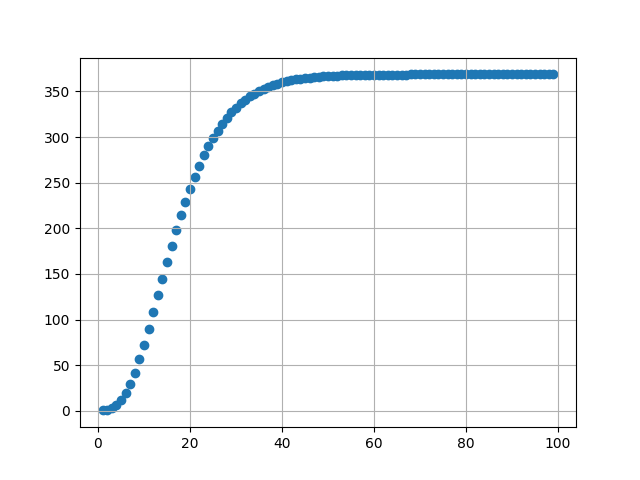

This chart was generated by the following Python code:

import matplotlib.pyplot as plt
x = []
y = []
s = 0

for i in range(1, 100):
	n = float(i)
	an = ((n*n + 6) / (n*n + 4)) ** (n**3)
	an *= (n*n) / (3 ** (2*n - 1))
	print(an)
	s += an
	x.append(n)
	y.append(s)

print(f"\n Sn = {s}")
plt.scatter(x, y)
plt.grid()
plt.show()
